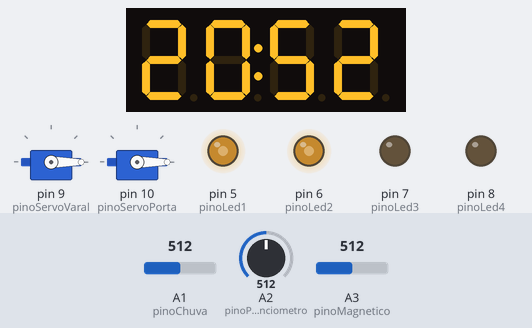
Recording of a sketch running on a simulated Arduino Uno, built with avr-gcc and run on an emulated ATmega328P. Parts: 2 × servo, 4-digit seven-segment display, output pins drawn as LEDs (lit = HIGH). Inputs (shaded band) come from the test bench; at power-on: A2 (pinoPotenciometro) = 512, A1 (pinoChuva) = 512, A3 (pinoMagnetico) = 512.

Above: at 5.2 s.
5.3 s: A2 (pinoPotenciometro) set to 716
At 7.8 s:
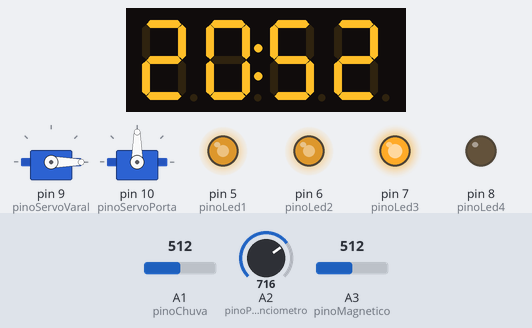
8.3 s: A1 (pinoChuva) set to 489
At 9.5 s:
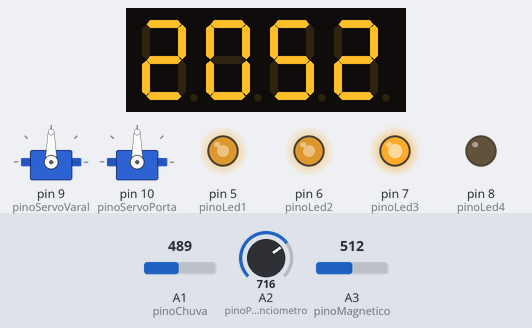
11.3 s: A3 (pinoMagnetico) set to 788
13.5 s: A3 (pinoMagnetico) set to 814
At 14.0 s:
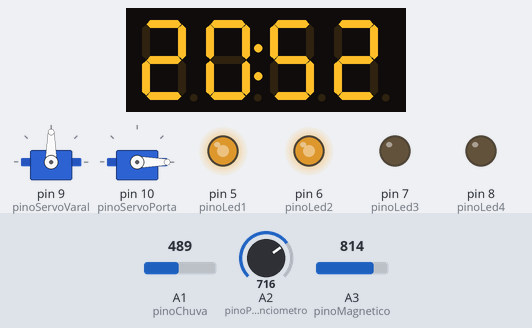
16.5 s: A1 (pinoChuva) set to 511
At 16.9 s:
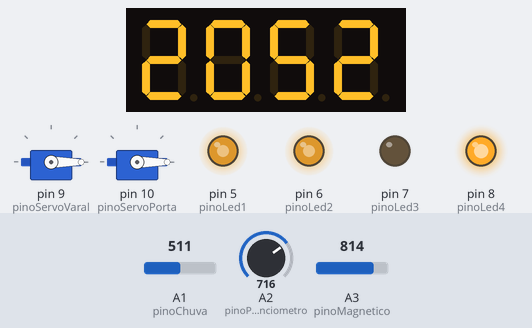
19.5 s: A2 (pinoPotenciometro) set to 810
At 20.8 s:
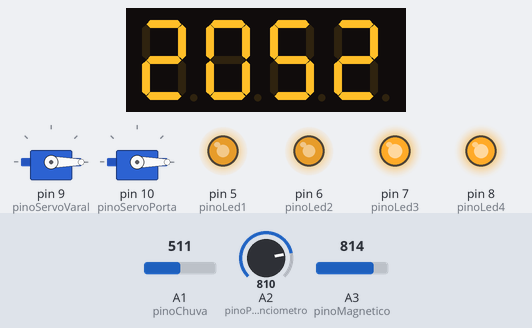
Timing chart, 0 to 22.5 s (numbered marks = the images above; inputs shaded):
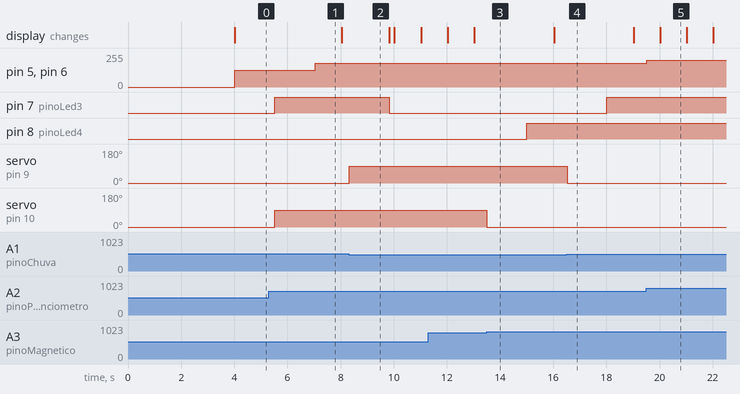

Measured:
- the behaviour switches between 500 and 499 on A1 (pinoChuva) (found by bisection; images 1 and 2)
- the behaviour switches between 799 and 800 on A3 (pinoMagnetico) (found by bisection; images 2 and 3)
- after the input at 5.3 s, pin 5 (pinoLed1), pin 6 (pinoLed2): 127/255 → 178/255 after 1.7 s
- after the input at 8.3 s, pin 7 (pinoLed3): HIGH → LOW after 1.5 s; servo on pin 9 (pinoServoVaral): 0° → 90° at once
- after the input at 13.5 s, pin 8 (pinoLed4): LOW → HIGH after 1.5 s; servo on pin 10 (pinoServoPorta): 90° → 0° at once
- after the input at 16.5 s, pin 7 (pinoLed3): LOW → HIGH after 1.5 s; servo on pin 9 (pinoServoVaral): 90° → 0° at once
- after the input at 19.5 s, pin 5 (pinoLed1), pin 6 (pinoLed2): 178/255 → 201/255 at once

The sketch:

sketch_projeto_final.ino
```cpp
#include <Servo.h>
#include <TM1637Display.h>

// Pinos dos Sensores
const int pinoChuva = A1;
const int pinoPotenciometro = A2;
const int pinoMagnetico = A3;

// Pinos dos Atuadores
const int pinoServoVaral = 9;
const int pinoServoPorta = 10;
const int pinoLed1 = 5;
const int pinoLed2 = 6;
const int pinoLed3 = 7;
const int pinoLed4 = 8;


// Pinos do Display TM1637
const int CLK = 12;
const int DIO = 11;

Servo servoVaral;
Servo servoPorta;
TM1637Display display(CLK, DIO);

// Variáveis para o Relógio
unsigned long tempoAnterior = 0;
int horas = 20;
int minutos = 52;
bool mostrarPontos = true;

// Variáveis de Controle de Energia
bool servoEmMovimento = false;

void setup() {
  pinMode(pinoChuva, INPUT);
  pinMode(pinoMagnetico, INPUT_PULLUP); // Usando resistor interno para segurança
  pinMode(pinoLed1, OUTPUT);
  pinMode(pinoLed2, OUTPUT);
  pinMode(pinoLed3, OUTPUT); // LED de Status Chuva
  pinMode(pinoLed4, OUTPUT); // LED de Status Porta
  display.setBrightness(0x0f);

  // Inicializa os servos e os coloca na posição inicial um por vez
  servoVaral.attach(pinoServoVaral);
  servoVaral.write(0);
  delay(2000); // Espera o pico de corrente passar
  servoVaral.detach(); // Desliga o sinal do servo para economizar energia

  servoPorta.attach(pinoServoPorta);
  servoPorta.write(0);
  delay(2000);
  servoPorta.detach();
}

void loop() {
  unsigned long tempoAtual = millis();

  // 1. LÓGICA DO RELÓGIO (Atualiza a cada 1 minuto)
  if (tempoAtual - tempoAnterior >= 60000) {
    tempoAnterior = tempoAtual;
    minutos++;
    if (minutos >= 60) {
      minutos = 0;
      horas++;
      if (horas >= 24)
        horas = 0;
    }
  }

  // Pisca os dois pontos do display a cada segundo
  mostrarPontos = (tempoAtual / 1000) % 2;
  display.showNumberDecEx(horas * 100 + minutos, (mostrarPontos ? 0x40 : 0x00), true);

  // 2. LÓGICA DOS LEDS (Dimmer via Potenciômetro)
  int valorPot = analogRead(pinoPotenciometro);
  int brilho = map(valorPot, 0, 1023, 0, 255);
  analogWrite(pinoLed1, brilho);
  analogWrite(pinoLed2, brilho);

  // 3. LÓGICA DO VARAL (Prioridade 1)
  int leituraChuva = analogRead(pinoChuva);
  if (leituraChuva < 500 && !servoEmMovimento) {
    moverServoVaral(90); // Fecha o varal
    digitalWrite(pinoLed3, LOW);
  } else if (leituraChuva >= 500 && !servoEmMovimento) {
    moverServoVaral(0);  // Abre o varal
    digitalWrite(pinoLed3, HIGH);

  }

  // 4. LÓGICA DA PORTA (Prioridade 2 - Só move se o varal estiver parado)
  int leituraSensorMagnetico = analogRead(pinoMagnetico);
  if (leituraSensorMagnetico < 800 && !servoEmMovimento) {
    moverServoPorta(90);
    digitalWrite(pinoLed4, LOW);

  } else if (leituraSensorMagnetico >= 800 && !servoEmMovimento) {
    moverServoPorta(0);
    digitalWrite(pinoLed4, HIGH);

  }
}

// Funções para mover servos com proteção de corrente
void moverServoVaral(int angulo) {
  static int anguloAtual = -1;
  if (angulo == anguloAtual) return;

  servoEmMovimento = true;
  servoVaral.attach(pinoServoVaral);
  servoVaral.write(angulo);
  delay(1000); // Tempo para o movimento físico terminar
  servoVaral.detach(); // "Corta" a energia do motor
  servoEmMovimento = false;
  anguloAtual = angulo;
  delay(500); // Intervalo de respiro para a fonte
}

void moverServoPorta(int angulo) {
  static int anguloAtual = -1;
  if (angulo == anguloAtual) return;

  servoEmMovimento = true;
  servoPorta.attach(pinoServoPorta);
  servoPorta.write(angulo);
  delay(1000);
  servoPorta.detach();
  servoEmMovimento = false;
  anguloAtual = angulo;
  delay(500);
}
```
